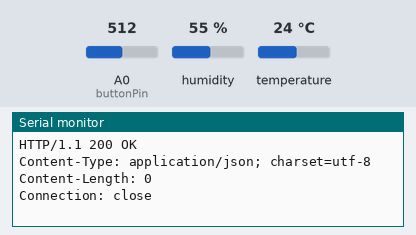
The sketch below on a simulated ESP8266 (NodeMCU). Parts: the last lines printed to the serial monitor. The inputs (shaded band) are chosen by the test bench; at power-on: humidity 55 %, A0 (buttonPin) = 512, temperature 24 °C. WiFi joins after 1.5 s; servers stay silent unless stated; uploads are accepted with an empty reply.

Above: at 2.7 s.
2.8 s: humidity set to 22 %
At 2.96 s:
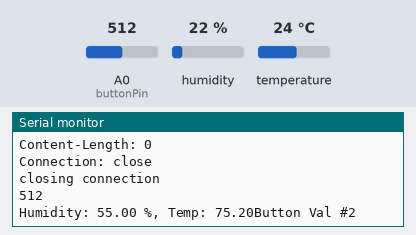
5.5 s: A0 (buttonPin) set to 716
At 5.51 s:
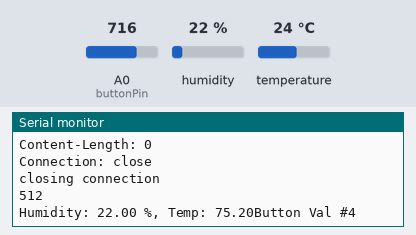
7.3 s: temperature set to 12 °C
At 8.07 s:
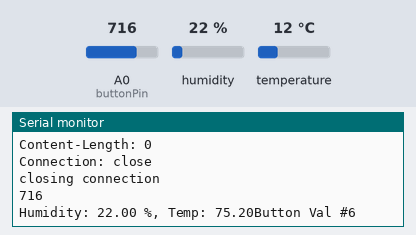
9.1 s: A0 (buttonPin) set to 900
At 9.36 s:
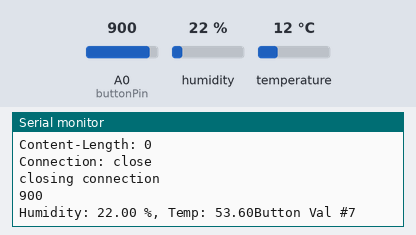
10.9 s: humidity set to 40 %
At 11.92 s:
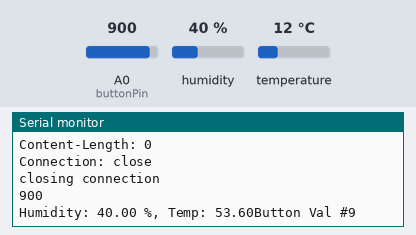
Timing chart, 0 to 13.7 s (numbered marks = the images above; inputs shaded):
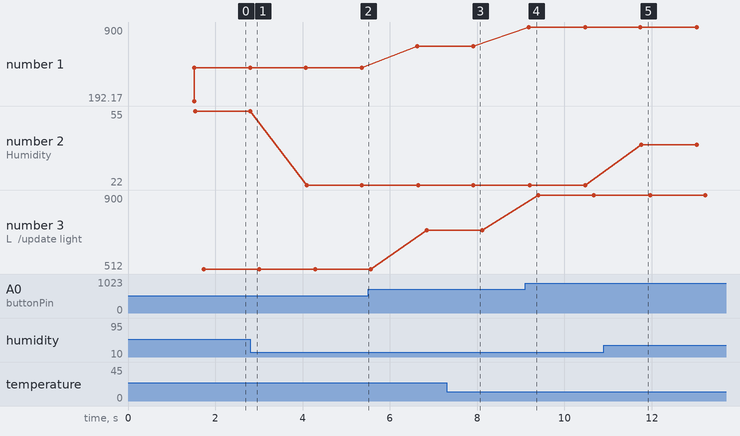

The sketch:

wifilogger.ino
```cpp
#include <ESP8266WiFi.h>
#include "DHT.h"

//intialize temp sensor
#define DHTTYPE DHT11
#define DHTPIN D0

DHT dht(DHTPIN, DHTTYPE);

//variables
int chk;
float hum;  //Stores humidity value
float temp; //Stores temperature value

const char* ssid     = "Tejaswi";
const char* password = "12345678";

const char* host = "34.213.185.88";


const int buttonPin = A0;
int buttonState = 0;         // variable for reading the pushbutton status

void setup() {
  pinMode(buttonPin, INPUT);

  Serial.begin(115200);
  delay(10);


  // We start by connecting to a WiFi network

  Serial.println();
  Serial.println();
  Serial.print("Connecting to ");
  Serial.println(ssid);

  WiFi.begin(ssid, password);

  while (WiFi.status() != WL_CONNECTED) {
    delay(500);
    Serial.print(".");
  }

  Serial.println("");
  Serial.println("WiFi connected");
  Serial.println("IP address: ");
  Serial.println(WiFi.localIP());
  dht.begin();
}

int lastVal = 1;
int num = 1;

void sendMessage(int val)
{


//temp and humidity sensor
    //Read data and store it to variables hum and temp
    hum = dht.readHumidity();
    temp= dht.readTemperature();
    float temp = dht.readTemperature(true);

    //Print temp and humidity values to serial monitor
    Serial.print("Humidity: ");
    Serial.print(hum);
    Serial.print(" %, Temp: ");
    Serial.print(temp);


  Serial.print("Button Val #");
  Serial.println(num);
  num++;


   // Use WiFiClient class to create TCP connections
  WiFiClient client;
  const int httpPort = 8080;
  if (!client.connect(host, httpPort)) {
    Serial.println("connection failed");
    return;
  }

  // We now create a URI for the request
  String url = "/update?light=";
  url += val;
  url += "&temp=";
  url += temp;
  url += "&humidity";
  url += hum;

  /*
   * url += "&temp="
   * url += tval;
   */
  Serial.print("Requesting URL: ");
  Serial.println(url);

  // This will send the request to the server
  client.print(String("GET ") + url + " HTTP/1.1\r\n" +
               "Host: " + host + "\r\n" +
               "Connection: close\r\n\r\n");
  unsigned long timeout = millis();
  while (client.available() == 0) {
    if (millis() - timeout > 5000) {
      Serial.println(">>> Client Timeout !");
      client.stop();
      return;
    }
  }

  // Read all the lines of the reply from server and print them to Serial
  while(client.available()){
    String line = client.readStringUntil('\r');
    Serial.print(line);
  }

  Serial.println();
  Serial.println("closing connection");

}

void loop() {
  buttonState = analogRead(buttonPin);
  Serial.println(buttonState);
  //if(buttonState != lastVal){
    sendMessage(buttonState);
  //}
  lastVal = buttonState;
  /*
  delay(5000);
  Serial.print("connecting to ");
  Serial.println(host);


  */
}
```

Measured:
- after the input at 9.1 s, the serial monitor: prints a new line after 0.08 s (image 4)
- after the input at 10.9 s, the serial monitor: prints a new line after 0.86 s (image 5)
- plotted number 1: 512 → 716 after the input at 5.5 s, 716 → 900 after the input at 9.1 s
- plotted number 2: 55 → 22 after the input at 2.8 s, 22 → 40 after the input at 10.9 s
- plotted number 3: 512 → 716 after the input at 5.5 s, 716 → 900 after the input at 9.1 s
